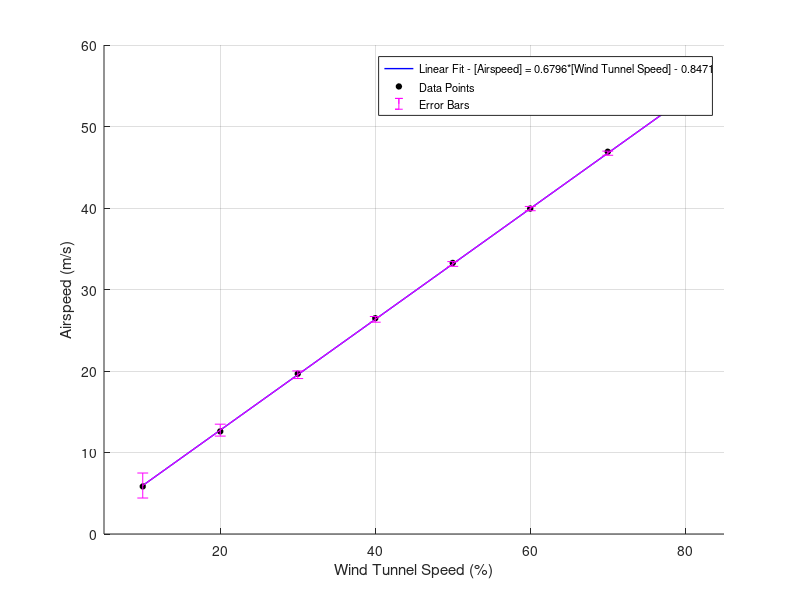

MATLAB code for this plot:
close all; clear all; clc;

%% raw data input
speed = [10,20,30,40,50,60,70,80]; %percent wind tunnel speed
pressure = [0.082,0.381,0.929,1.685,2.659,3.833,5.289,6.81]; %pressure reading (inches H2O)
SD_airflow = [8.92,8.32,8.66,7.8,7.64,7.93,6.35,5.34];
SD_pressure = [0.036,0.037,0.037,0.037,0.039,0.042,0.048,0.047];

P_amb = 101000; %Pa
T_amb = 21+273.15; %Kelvin
R_air = 287; %J/kg*K

%% calculate density
density = P_amb/(R_air*T_amb);

%% airspeed calculation

%pressure conversion to N/m
p_si = 248.84.*pressure;

%calculation of airspeed
U = sqrt((2*p_si)/density);

%linear fit - percent as a function of airspeed
    %useful for finding what percent to set wind tunnel for specific
    %airspeed as done in weeks 2 and 3
p2 = 1.251; %generated from curve fitting toolbox
p1 = 1.471; %generated from curve fitting toolbox
percent = @(x) p2 + p1*(x);

%linear fit - speed as a function of percent
    %useful for plotting
p4 = -0.8471; %generated from curve fitting toolbox
p3 = 0.6796; %generated from curve fitting toolbox
airspeed = @(x) p4 + p3*(x);

%vector creation
m = linspace(10,80,100);
n = airspeed(m);

speed_estimate = airspeed(speed);

%% Error Analysis

%Airspeed Error
dP = 248.84.*SD_pressure;
dU = (((density)./(2*p_si)).*(dP.^2)).^(1/2);

%% figure

figure()
hold on
plot(m,n,'b','LineWidth',1)
plot(speed,U,'ok','MarkerFaceColor','k','MarkerSize',4)
errorbar(speed,speed_estimate,dU,'m')
xlim([5,85])
ylim([0,60])
grid on
xlabel('Wind Tunnel Speed (%)')
ylabel('Airspeed (m/s)')
legend('Linear Fit - [Airspeed] = 0.6796*[Wind Tunnel Speed] - 0.8471','Data Points','Error Bars','Location','best','FontSize',8)





